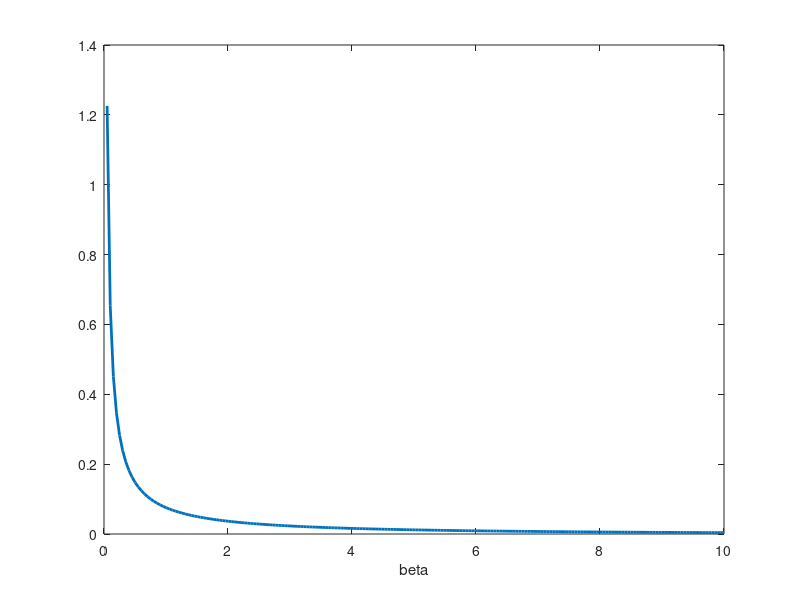

Here is the MATLAB script that generated this plot: (Note: this script raises an error after producing the figure.)
%% Fit a Weibull model using Trinity and JAGS

%%
% It is important to note that the Weibull distribution follows a different
% parameter convention in MATLAB and JAGS, and we will have to transform
% parameters in order to compare.
%% JAGS convention (scale $\lambda$ and shape $k$):
% $v \lambda x^{v-1} \exp\left(-\lambda x^v \right)$
%% MATLAB convention (scale $a$ and shape $b$):
% $\frac{b}{a} \left( \frac{x}{a} \right)^{b-1} \exp\left(-(x/a)^b\right)$

%% Preamble
% Cleanup first
clear all
close all
p = @sprintf;

proj_id = 'hwbl';

%% Generate data and make structure
rng(0)
P = 10;  % persons
C =  8;  % conditions
I = 50;  % trials per person per condition

cscale = rand(1, C) * 3 + 1;  % scale parameters
cshape = rand(1, C) * 7 + 1;  % shape parameters

allscale = repmat(ones(P, 1) * cscale + randn(P, C) / 10, [1, 1, I]);
allshape = repmat(ones(P, 1) * cshape + randn(P, C) / 10, [1, 1, I]);

condition = repmat(1:C, [P, 1, I]);     % condition index
person    = repmat((1:P)', [1, C, I]);  % person index;

y = wblrnd(allscale, allshape);  % MATLAB uses (scale a, shape b)
                                 % JAGS uses (scale l, shape v)
                                 %   v = b, l = a^-b
                                 %   b = v, a = l^v
data = struct('N', P * C * I, 'C', C, 'P', P, ...
    'condition', condition(:), 'person', person(:), 'y', y(:));


%% Define some priors
% Use JAGS parameter conventions
prscale = [.10 .10];  % gamma distribution (shape, rate)
prshape = [.10 .10];  % gamma distribution (shape, rate)


%% Plot the priors
% Make sure to transform to MATLAB parameter conventions
%%
% Scale $\alpha$
figure('windowstyle', 'docked')
xax = linspace( 0.0, 10.0, 200);
plot(xax, gampdf(xax, prscale(1), prscale(2)^-1), 'linewidth', 2)
xlabel alpha
%%
% Shape $\beta$
xax = linspace( 0.0, 10.0, 200);
plot(xax, gampdf(xax, prshape(1), prshape(2)^-1), 'linewidth', 2)
xlabel beta


%% Make all inputs that Trinity needs
% Write the JAGS model into a variable (cell variable)
model = {
    'model {'
    '  # Priors on precision'
    '  precshape ~ dgamma(0.1, 0.1)'
    '  precscale ~ dgamma(0.1, 0.1)'
    ''
    '  for (c in 1:C) { '
    '    # Priors on means'
  p('    mushape[c] ~ dgamma(%g, %g)', prshape)
  p('    muscale[c] ~ dgamma(%g, %g)', prscale)
  ''
    '    # Random effects'
    '    for (p in 1:P) { '
    '      shape[c,p] ~ dnorm(mushape[c], precshape)'
    '      scale[c,p] ~ dnorm(muscale[c], precscale)'
    '    }'
    '  }'
    ''
    '  # Likelihood'
    '  for (n in 1:N) {'
    '     y[n] ~ dweib(shape[condition[n],person[n]],'
    '                  scale[condition[n],person[n]])'
    '  }'
    '}'
    };

%% 
% List all the parameters of interest (cell variable)
parameters = { ...
    'scale', 'shape', ...
    'mushape', 'muscale', ...
    'precshape', 'precscale'};

%% 
% Write a function that generates a structure with one random value for
% each _random_ parameter
generator = @()struct(...
        'mushape', rand(1, C) + 0.1  , ...
        'muscale', rand(1, C) + 0.1  );

%%    
% Tell Trinity which engine to use
engine = 'jags';


%% Run Trinity with the CALLBAYES() function
tic
[stats, chains, diagnostics, info] = callbayes(engine, ...
    'model'          ,     model , ...
    'data'           ,      data , ...
    'nchains'        ,        4  , ...
    'verbosity'      ,        0  , ...
    'nsamples'       ,     15e2  , ...
    'nburnin'        ,      5e2  , ...
    'outputname'     , 'samples' , ...
    'init'           , generator , ...
    'modelfilename'  ,   proj_id , ...
    'datafilename'   ,   proj_id , ...
    'initfilename'   ,   proj_id , ...
    'scriptfilename' ,   proj_id , ...
    'logfilename'    ,   proj_id , ...
    'monitorparams'  ,   parameters  , ...
    'thin'           ,        5  , ...
    'refresh'        ,        1  , ...
    'workingdir'     ,    ['/tmp/' proj_id]  , ...
    'saveoutput'     ,     true  , ...
    'parallel'       ,  isunix() );


fprintf('%s took %f seconds!\n', upper(engine), toc)



%% Inspect the results
% First, inspect convergence
if any(codatable(chains, @gelmanrubin) > 1.1)
    grtable(chains, 1.1)
    warning('Some chains were not converged!')
else
    disp('Convergence looks good.')
end

%%
% Now check some basic descriptive statistics averaged over all chains
disp('Descriptive statistics for all chains:')

%%
% Scale $\lambda$
codatable(chains, '^muscale')

%%
% Shape $v$
codatable(chains, '^mushape')

%% Make some figures
% Plot recovery
l = codatable(chains, '^muscale', @mean);
v = codatable(chains, '^mushape', @mean);

% Transform back to MATLAB parameters
rshape = v;
rscale = l.^(-1./v);

scatter(cshape, rshape, 'bo', 'linewidth', 5)
hold on
scatter(cscale, rscale, 'ro', 'linewidth', 5)
line(xlim, ylim, 'color', 'k', 'linestyle', '--')
grid on
box on